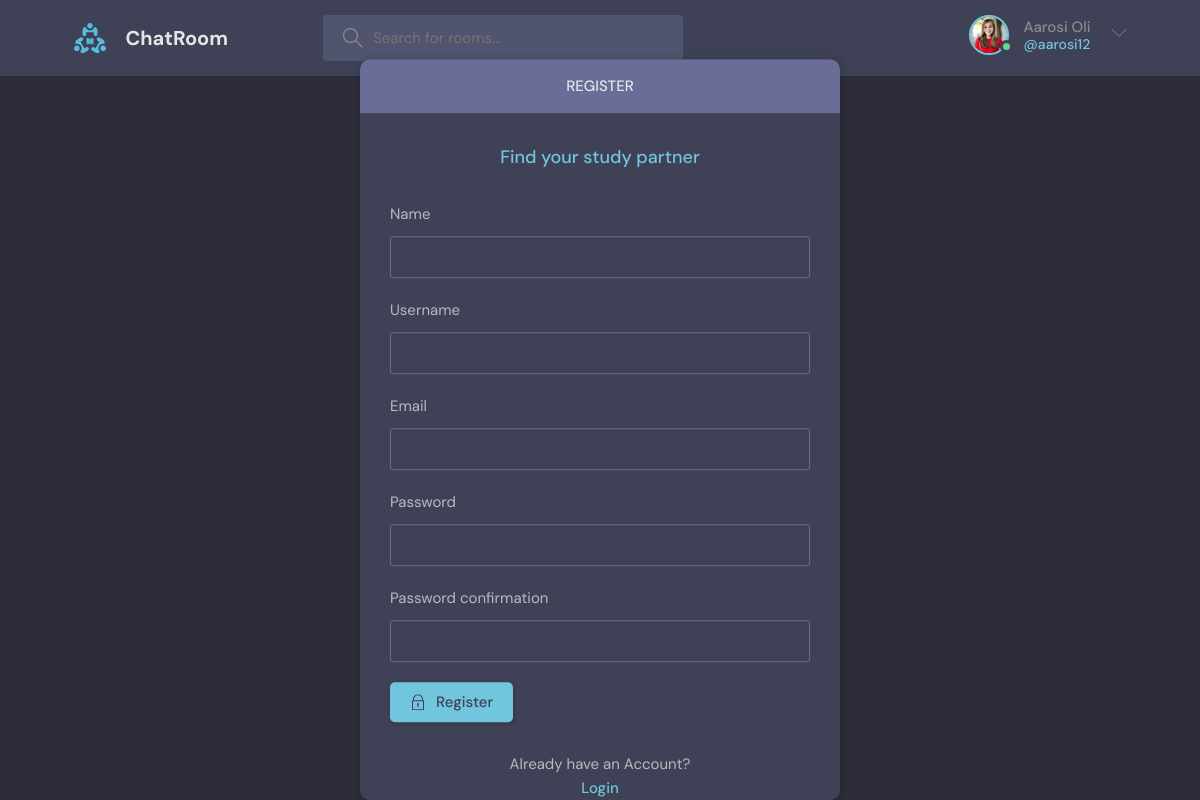
Screenshot of /register/ (signed in) with the database file from the repository.
### polls/models.py (models this page shows)
class User(AbstractUser):
    name = models.CharField(max_length=200,null=True)
    email = models.EmailField(unique=True,null=True)
    bio = models.TextField(null=True,)
    avatar = models.ImageField(null=True,default="avatar.svg")
    USERNAME_FIELD= 'email'
    REQUIRED_FIELDS=[]

### polls/views.py (the view, shortened to what this page needs)
# urls.py: path('register/',view=views.registerUser,name="register"),
def registerUser(request):
    page ='register'
    form = MyUserCreationForm()
    return render(request,'polls/login_register.html',{'form':form})

### polls/forms.py
class MyUserCreationForm(UserCreationForm):
    class Meta:
        model = User
        fields = ['name','username','email','password1','password2']

### polls/templates/polls/login_register.html (shortened to what this page needs)
{% extends 'main.html' %}
{% block content %}
<main class="auth layout">
  {% if page == 'login' %}
  <div class="container">
    <div class="layout__box">
      <div class="layout__boxHeader">
        <div class="layout__boxTitle">
          <h3>Login</h3>
        </div>
      </div>
      <div class="layout__body">
        <h2 class="auth__tagline">Find your study partner</h2>
        <form class="form" action="" method="POST">
          {% csrf_token %}
          <div class="form__group form__group">
            <label for="room_name">Email</label>
            <input id="email" name="email" type="email" placeholder="e.g. @gmail.com" />
          </div>
          <div class="form__group">
            <label for="password">Password</label>
            <input id="password" name="password" type="password"
              placeholder="&bull;&bull;&bull;&bull;&bull;&bull;&bull;&bull;" />
          </div>
          <button class="btn btn--main" type="submit">
            <svg version="1.1" xmlns="http://www.w3.org/2000/svg" width="32" height="32" viewBox="0 0 32 32">
              <title>lock</title>
              <path
                d="M27 12h-1v-2c0-5.514-4.486-10-10-10s-10 4.486-10 10v2h-1c-0.553 0-1 0.447-1 1v18c0 0.553 0.447 1 1 1h22c0.553 0 1-0.447 1-1v-18c0-0.553-0.447-1-1-1zM8 10c0-4.411 3.589-8 8-8s8 3.589 8 8v2h-16v-2zM26 30h-20v-16h20v16z">
              </path>
              <path
                d="M15 21.694v4.306h2v-4.306c0.587-0.348 1-0.961 1-1.694 0-1.105-0.895-2-2-2s-2 0.895-2 2c0 0.732 0.413 1.345 1 1.694z">
              </path>
            </svg>
            Login
          </button>
        </form>
      </div>
        <div class="auth__action">
          <p>Haven't signed up yet?</p>
          <a href="{% url 'register' %}" class="btn btn--link">Sign Up</a>
        </div>
      </div>
  </div>
  {% else %}
  <div class="container">
    <div class="layout__box">
      <div class="layout__boxHeader">
        <div class="layout__boxTitle">
          <h3>Register</h3>
        </div>
      </div>
      <div class="layout__body">
        <h2 class="auth__tagline">Find your study partner</h2>
        <form class="form" action="" method="POST">
          {% for field in form %}
          <div class="form__group form__group">
            <label for="room_name">{{field.label}}</label>
            {{field}}
          </div>
          {% endfor %}
          <button class="btn btn--main" type="submit">
            Register
          </button>
        </form>
      </div>
        <div class="auth__action">
          <p>Already have an Account?</p>
          <a href="{% url 'login' %}" class="btn btn--link">Login</a>
        </div>
      </div>
  </div>
  {% endif %}
</main>
{% endblock %}

### templates/nav.html (shortened to what this page needs)
{% load static %}
<header class="header header--loggedIn">
    <div class="container">
      <a href="{% url 'home' %}" class="header__logo">
        <img src="{% static 'images/logo.svg' %}" />
        <h1>ChatRoom</h1>
      </a>
      <form class="header__search" method="GET" actions="{% url 'home' %}">
        <label>
          <input name ="q" placeholder="Search for rooms..." />
        </label>
      </form>
      <nav class="header__menu">
        {% if request.user.is_authenticated %}
        <div class="header__user">
          <a href="{% url 'user-profile' user.id %}">
            <div class="avatar avatar--medium active">
              <img src="{{request.user.avatar.url}}" />
            </div>
            <p>{{request.user.name}} <span>@{{request.user.username}}</span></p>
          </a>
          <button class="dropdown-button">
            <svg version="1.1" xmlns="http://www.w3.org/2000/svg" width="32" height="32" viewBox="0 0 32 32">
              <title>chevron-down</title>
              <path d="M16 21l-13-13h-3l16 16 16-16h-3l-13 13z"></path>
            </svg>
          </button>
        </div>
        {% endif %}
      </nav>
    </div>
  </header>

### rows the page displays
User: user.avatar (picture), user.name "Aarosi Oli", user.username "aarosi12"

### other values shown
{{ field.label }} "Name" "Username" "Email" "Password" "Password confirmation"
